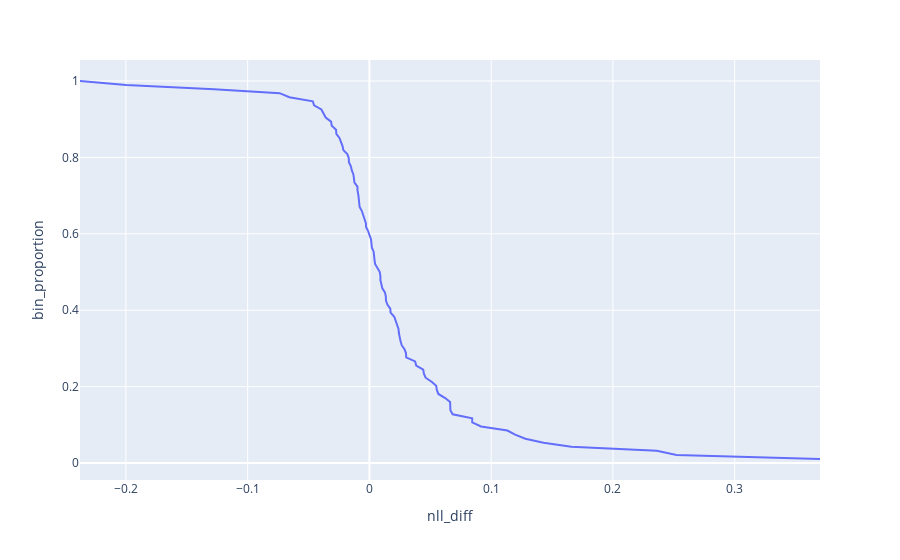

Notebook code cell kept with this figure:
### Code cell
px.line(
    df, x='nll_diff', y='bin_proportion'
)
